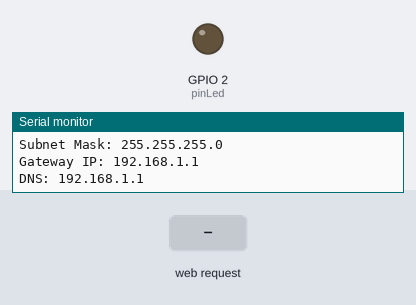
Bench run of a sketch on a simulated ESP8266 (NodeMCU). Parts: output pins drawn as LEDs (lit = HIGH), the last lines printed to the serial monitor. Inputs (shaded band) come from the test bench. WiFi joins after 1.5 s; servers stay silent unless stated.

Above: at 2.7 s.
2.8 s: HTTP request GET /encender received
At 3.3 s:
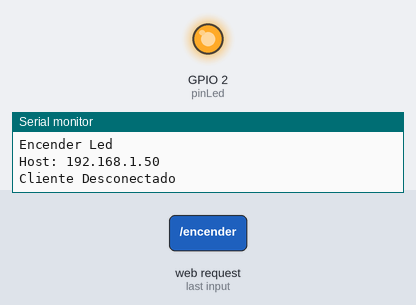
4.3 s: HTTP request GET /apagar received
At 5.6 s:
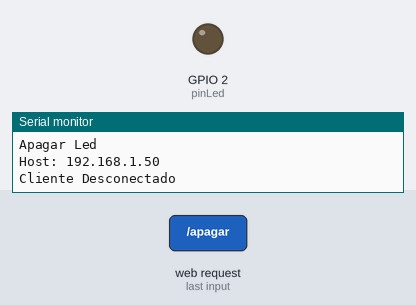
Timing chart, 0 to 7.3 s (numbered marks = the images above; inputs shaded):
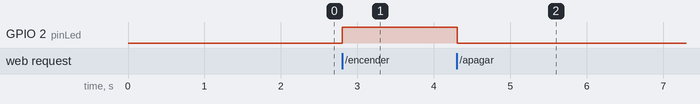

Measured:
- after the input at 2.8 s, GPIO 2 (pinLed): LOW → HIGH at once
- after the input at 4.3 s, GPIO 2 (pinLed): HIGH → LOW at once

The sketch:

Ejemplo_ip_estatica.ino
```cpp
// Creado ChepeCarlos de ALSW
// Tutorial Completo en https://nocheprogramacion.com
// Canal Youtube https://youtube.com/alswnet?sub_confirmation=1

#if defined(ESP32)
//Librerias para ESP32
#include <WiFi.h>

#elif defined(ESP8266)
//Librerias para ESP8266
#include <ESP8266WiFi.h>

#endif

#include "data.h"

int pinLed = 2;
boolean Estado = false;

const uint32_t TiempoEsperaWifi = 5000;

unsigned long TiempoActual = 0;
unsigned long TiempoAnterior = 0;
const long TiempoCancelacion = 500;

WiFiServer servidor(80);

IPAddress ip_local(192, 168, 50, 90);
IPAddress gateway(192, 168, 10, 1);
IPAddress subnet(255, 255, 255, 0);

void setup() {
  Serial.begin(115200);
  Serial.println("\nIniciando multi Wifi");

  pinMode(pinLed, OUTPUT);
  digitalWrite(pinLed, 0);

  if (!WiFi.config(ip_local, gateway, subnet)) {
    Serial.println("Error en configuracion");
  }

  WiFi.mode(WIFI_STA);
  Serial.print("Conectando a Wifi ..");
  WiFi.begin(ssid_1, password_1);
  while (WiFi.status() != WL_CONNECTED) {
    Serial.print(".");
    delay(300);
  }

  Serial.println(".. Conectado");
  Serial.print("SSID:");
  Serial.print(WiFi.SSID());
  Serial.print(" ID:");
  Serial.println(WiFi.localIP());
  Serial.print("ESP Mac Address: ");
  Serial.println(WiFi.macAddress());
  Serial.print("Subnet Mask: ");
  Serial.println(WiFi.subnetMask());
  Serial.print("Gateway IP: ");
  Serial.println(WiFi.gatewayIP());
  Serial.print("DNS: ");
  Serial.println(WiFi.dnsIP());

  servidor.begin();

}

void loop() {
  WiFiClient cliente = servidor.available();

  if (cliente) {
    Serial.println("Nuevo Cliente");
    TiempoActual = millis();
    TiempoAnterior = TiempoActual;
    String LineaActual = "";

    while (cliente.connected() && TiempoActual - TiempoAnterior <= TiempoCancelacion) {
      if (cliente.available()) {
        TiempoActual = millis();
        char Letra = cliente.read();
        if (Letra == '\n') {
          if (LineaActual.length() == 0) {
            digitalWrite(pinLed, Estado);
            ResponderCliente(cliente);
            break;
          } else {
            Serial.println(LineaActual);
            VerificarMensaje(LineaActual);
            LineaActual = "";
          }
        }  else if (Letra != '\r') {
          LineaActual += Letra;
        }
      }
    }

    cliente.stop();
    Serial.println("Cliente Desconectado");
    Serial.println();
  }
}

void VerificarMensaje(String Mensaje) {
  if (Mensaje.indexOf("GET /encender") >= 0) {
    Serial.println("Encender Led");
    Estado = true;
  } else if (Mensaje.indexOf("GET /apagar") >= 0) {
    Serial.println("Apagar Led");
    Estado = false;
  }
}

void ResponderCliente(WiFiClient& cliente) {
  cliente.print(Pagina);
  cliente.print("Hola ");
  cliente.print(cliente.remoteIP());
  cliente.print("<br>Estado del led: ");
  cliente.print(Estado ? "Encendida" : "Apagada");
  cliente.print("<br>Cambia el Led: ");
  cliente.print("<a href = '/");
  cliente.print(Estado ? "apagar" : "encender");
  cliente.print("'>Cambiar </a><br>");
  cliente.print("</html>");
}
```

data.h
```cpp
const char* ssid_1     = "ALSW_ESTUDIO";
const char* password_1 = "Fullpower7##";
const char* ssid_2     = "Subcribanse";
const char* password_2 = "alswnet";

const String Pagina =  R"====(HTTP/1.1 200 OK
Content-Type: text/html

<!DOCTYPE HTML>
<html>
)====";
```
